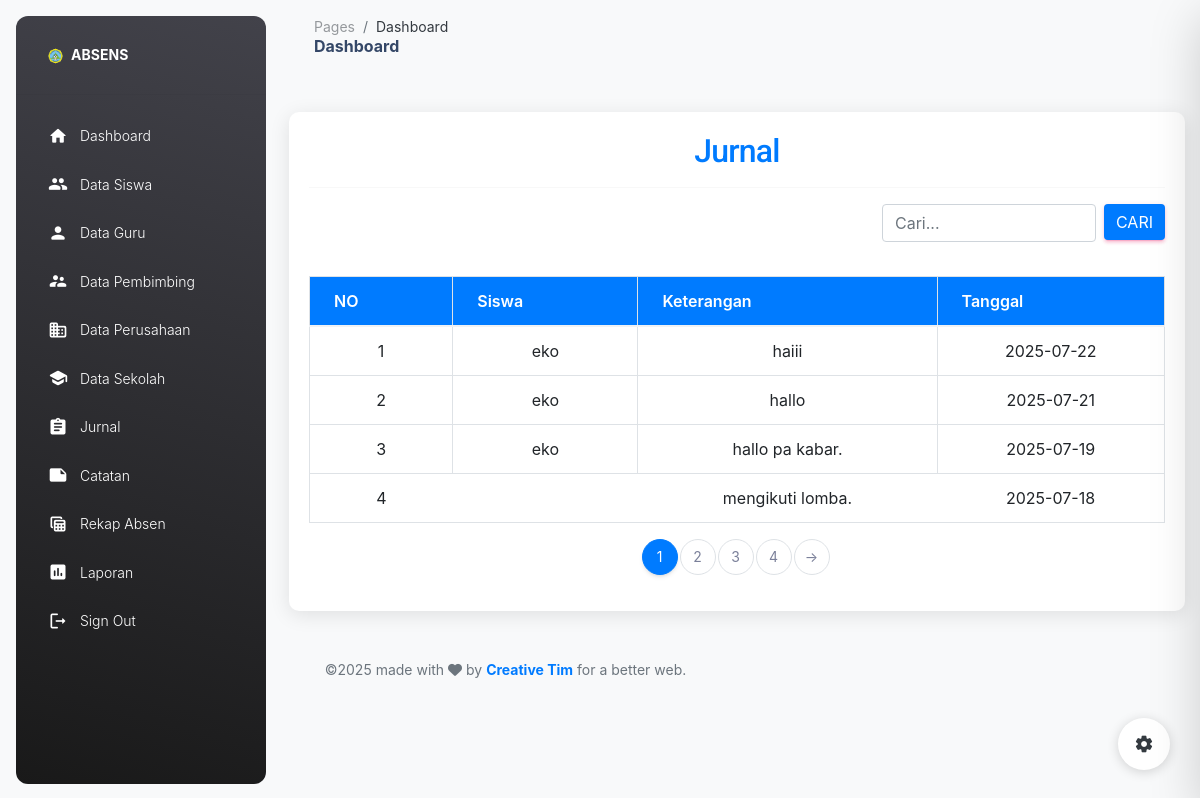
The page /index.php?page=jurnal (signed in) on the database its author committed.
### tables this page shows
CREATE TABLE `jurnal` (
  `id_jurnal` int(11) NOT NULL,
  `tanggal` date NOT NULL,
  `keterangan` text NOT NULL,
  `id_siswa` int(11) NOT NULL
);

CREATE TABLE `siswa` (
  `id_siswa` int(11) NOT NULL,
  `nis` varchar(15) NOT NULL,
  `nisn` varchar(15) NOT NULL,
  `nama_siswa` varchar(50) NOT NULL,
  `no_wa` varchar(20) NOT NULL,
  `kelas` varchar(10) NOT NULL,
  `pro_keahlian` varchar(20) NOT NULL,
  `TTL` varchar(100) NOT NULL,
  `id_sekolah` int(11) NOT NULL,
  `id_perusahaan` int(11) NOT NULL,
  `tanggal_mulai` date NOT NULL,
  `tanggal_selesai` date NOT NULL,
  `id_pembimbing` int(11) NOT NULL,
  `id_guru` int(11) NOT NULL,
  `username` varchar(20) NOT NULL,
  `password` varchar(20) NOT NULL
);

### pages/jurnal/jurnal.php (the view, shortened to what this page needs)
<?php
include('koneksi.php');
$search = isset($_GET['search']) ? mysqli_real_escape_string($coneksi, $_GET['search']) : '';
$limit = 4;
$page = isset($_GET['halaman']) ? (int)$_GET['halaman'] : 1;
$start = ($page - 1) * $limit;
$totalQuery = "
    SELECT COUNT(*) as total
    FROM jurnal
    LEFT JOIN siswa ON jurnal.id_siswa = siswa.id_siswa
";
$totalResult = mysqli_query($coneksi, $totalQuery);
$totalData = mysqli_fetch_assoc($totalResult)['total'];
$totalPages = ceil($totalData / $limit);
$query = "
    SELECT jurnal.*, siswa.nama_siswa
    FROM jurnal
    LEFT JOIN siswa ON jurnal.id_siswa = siswa.id_siswa
";
$query .= " ORDER BY jurnal.id_jurnal DESC LIMIT $start, $limit";
$result = mysqli_query($coneksi, $query);
?>
<!DOCTYPE html>
<html lang="id">
<head>
    <link rel="stylesheet" href="https://stackpath.bootstrapcdn.com/bootstrap/4.5.2/css/bootstrap.min.css" />
</head>
<body>
    <div class="container">
        <h2 class="text-center">Jurnal</h2>
        <hr>
        <form method="GET" class="search-bar" action="index.php">
            <input type="text" name="search" class="form-control w-25" placeholder="Cari..." value="<?php echo htmlspecialchars($search); ?>" />
            <button type="submit" class="btn btn-primary ml-2">Cari</button>
        </form>
        <table class="table table-bordered table-hover">
            <thead>
                <tr>
                    <th>NO</th>
                    <th>Siswa</th>
                    <th>Keterangan</th>
                    <th>Tanggal</th>
                </tr>
            </thead>
            <tbody>
                <?php
                $no = $start + 1;
                if (mysqli_num_rows($result) > 0) {
                    while ($row = mysqli_fetch_assoc($result)) {
                        echo '<tr style="text-align:center; cursor:pointer;" onclick="window.location=\'index.php?page=editjurnal&id_jurnal=' . $row['id_jurnal'] . '\'">';
                        echo '<td>' . $no++ . '</td>';
                        echo '<td>' . htmlspecialchars($row['nama_siswa'] ?? '') . '</td>';
                        echo '<td>' . htmlspecialchars($row['keterangan']) . '</td>';
                        echo '<td>' . htmlspecialchars($row['tanggal']) . '</td>';
                        echo '</tr>';
                    }
                } else {
                    echo '<tr><td colspan="4" class="text-center">Tidak ada data</td></tr>';
                }
                ?>
            </tbody>
        </table>
        <nav>
            <ul class="pagination justify-content-center">
                <?php for ($i = 1; $i <= $totalPages; $i++): ?>
                    <li class="page-item <?= ($i == $page) ? 'active' : '' ?>">
                        <a class="page-link" href="?page=jurnal&search=<?= urlencode($search) ?>&halaman=<?= $i ?>"><?= $i ?></a>
                    </li>
                <?php endfor; ?>
                <?php if ($page < $totalPages): ?>
                    <li class="page-item">
                        <a class="page-link" href="?page=jurnal&search=<?= urlencode($search) ?>&halaman=<?= $page + 1 ?>">-></a>
                    </li>
                <?php endif; ?>
            </ul>
        </nav>
    </div>
</body>
</html>

### pages/jurnal/jurnal.php (style rules this page uses)
body { background-color: #f8f9fa; }
.container { margin-top: 20px; background-color: #fff; border-radius: 10px; padding: 20px; box-shadow: 0 4px 20px rgba(0, 0, 0, 0.1); }
h2 { color: #007bff; }
.table thead th { background-color: #007bff; color: white; }
.search-bar { margin-bottom: 20px; display: flex; justify-content: flex-end; }

### rows shown on the page
jurnal: id_siswa.nama_siswa "eko", keterangan "haiii", tanggal "2025-07-22"
jurnal: id_siswa.nama_siswa "eko", keterangan "hallo", tanggal "2025-07-21"
jurnal: id_siswa.nama_siswa "eko", keterangan "hallo pa kabar.", tanggal "2025-07-19"
jurnal: keterangan "mengikuti lomba.", tanggal "2025-07-18"
